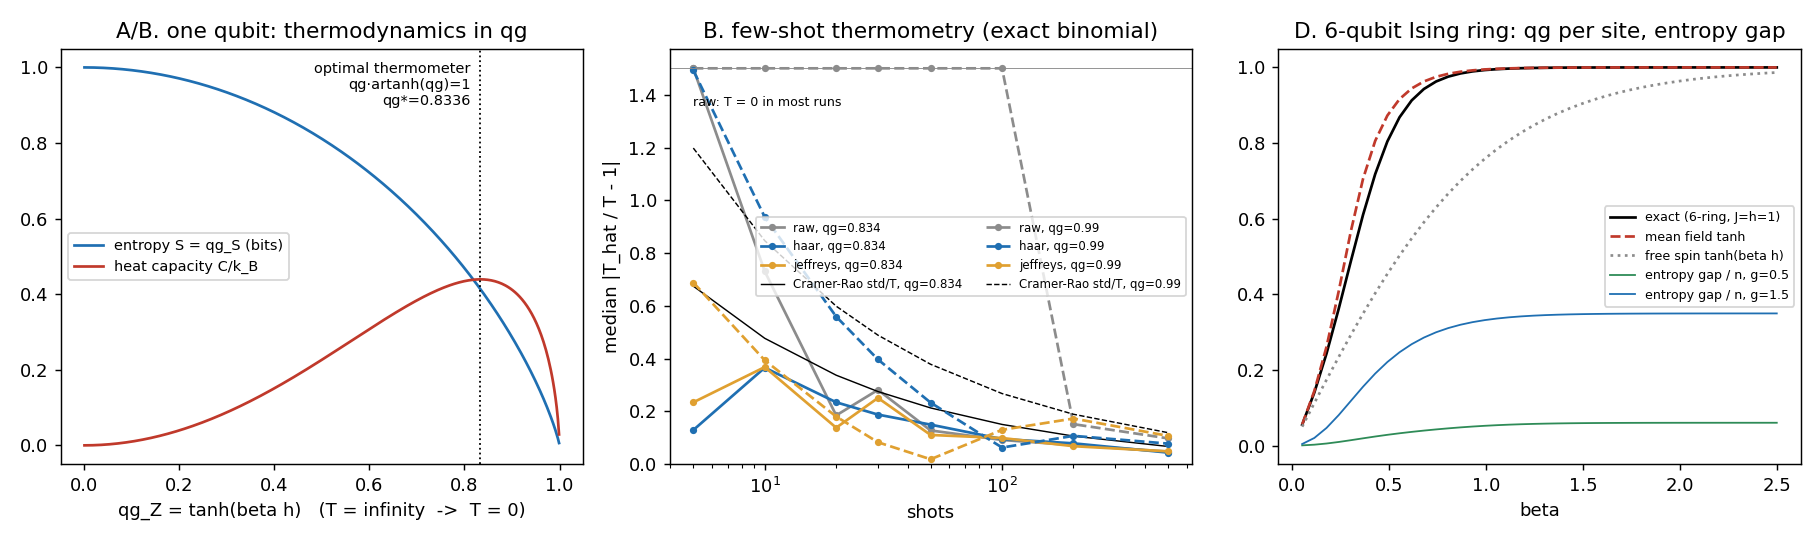

The script that drew this image:
"""
Thermal states in qg units: qg_Z = tanh(beta h).

A qubit with Hamiltonian H = -h Z in equilibrium at temperature T
(k_B = 1, beta = 1/T) is the Gibbs state rho = exp(-beta H) / Z, and its
polar qang is

    qg_Z = Tr(rho Z) = tanh(beta h).

This script checks what that identity buys, in four parts. It was
listed as "conceptual only, no advantage expected", and the results
confirm that: everything below is either an exact rewriting of
textbook thermodynamics in qg, or a comparison between two ways of
running the same qg estimate. Nothing here beats a classical method.

A. Exact thermodynamics of one qubit, written in qg alone
   (checked against exp(-beta H) computed numerically):

     energy          U   = -h qg
     entropy         S   = qg_S(qg)          (Z-basis entropy = von Neumann,
                                               because rho is diagonal in Z)
     free energy     F   = -T ln(2 / sqrt(1 - qg^2))
     heat capacity   C   = (beta h)^2 (1 - qg^2) = artanh(qg)^2 (1 - qg^2)
     preparation     theta = arccos(qg) = pi/2 - gd(beta h)   (gd = Gudermannian)

   Nernst (third law): as T -> 0, qg -> 1 and qg_S, C -> 0.

B. Thermometry. A Z measurement is an energy measurement, so it is the
   optimal measurement for a Gibbs qubit; per shot the Fisher
   information on T is F_T = C / T^2, and the best relative precision
   sqrt(N) std(T)/T >= 1/sqrt(C) is reached when C is maximal:

     d C / d(beta h) = 0   <=>   qg * artanh(qg) = 1
                         =>   qg* = 0.8336, beta h = 1.1997,
                              beta * gap = 2.3994

   the peak of the Schottky anomaly (gap ~ 2.4 k_B T), i.e. the known
   optimal operating point of a two-level thermometer (Correa et al.,
   PRL 114, 220405, 2015), here as a one-line condition on qg.

   Few shots (exact enumeration over the binomial, no Monte Carlo):
   plugging the raw frequency into T = h / artanh(qg) fails whenever
   qg_hat <= 0 (T = infinity or negative) or qg_hat = 1 (T = 0). The
   posterior median of qg under the Haar prior (uniform in qg, §15.3),
   restricted to qg > 0 (positive temperature), maps to the posterior
   median of T exactly, because T(qg) is monotone. Jeffreys' prior with
   the same restriction is the standard control.

C. Circuits and hardware. A Gibbs qubit is half of a 2-qubit pure state:
   Ry(theta) on q0, CX q0 -> q1, with cos(theta) = tanh(beta h). And the
   residual excited-state population p1 of an idle qubit is a
   temperature: qg = 1 - 2 p1 gives T_eff = h f / (2 k_B artanh(qg)).

D. Where the tanh law stops being exact: an Ising ring of 6 qubits.
   With only ZZ couplings (classical Ising, rho diagonal in Z) the
   thermodynamic entropy is exactly  sum_i qg_S_i - qg_correlation,
   the qg quantities of §7.2. A transverse field (coherence) breaks the
   identity: the Z-basis quantities only give an upper bound.

Findings (h = 1, k_B = 1; run with --figure for the plot):

  A. All identities hold to 5e-12 over beta h in [0.01, 8].
  B. Few-shot thermometry. Failure = T_hat is 0 or infinite; error =
     median |T_hat/T - 1| (failures count as infinite error), exact
     over the binomial distribution of k0:

      true qg        shots | failure: raw  Haar>0  Jeffr>0 | error: raw  Haar>0  Jeffr>0 | CR std/T
      0.8336 (opt.)    10  |          0.42  0       0      |        0.73  0.37    0.37    |  0.48
                       30  |          0.07  0       0      |        0.28  0.19    0.25    |  0.28
                      100  |          0     0       0      |        0.09  0.10    0.10    |  0.15
      0.99             10  |          0.95  0       0      |        inf   0.94    0.39    |  0.85
                       30  |          0.86  0       0      |        inf   0.40    0.08    |  0.49
                      100  |          0.61  0       0      |        inf   0.06    0.13    |  0.27

     Near the ground state the plug-in estimate says T = 0 in 61% of
     runs even with 100 shots; the restricted posteriors never fail.
     Neither prior wins everywhere (Jeffreys is better at 10-30 shots
     near qg = 1, Haar at 30 shots near qg*): the prior and the
     positivity restriction do the work, not qg. By 100 shots at qg*
     all three agree. (A median absolute error can sit below the
     Cramer-Rao bound, which is on the standard deviation.)
  C. The purification circuit reproduces tanh(beta h) within shot
     noise (20,000 shots: 0.2022 vs 0.1974, 0.7642 vs 0.7616, 0.9958
     vs 0.9951). A 5 GHz qubit with 1% residual excited population has
     qg_Z = 0.98 and T_eff = 52 mK.
  D. Classical Ising ring (J = h = 1): sum qg_S - qg_correlation equals
     the Gibbs entropy to 1e-13 at every temperature. The mean-field
     law qg = tanh(beta (h + 2 J qg)) overshoots the exact per-site qg
     by up to 0.095 (at beta = 0.38); the free-spin tanh(beta h) is far
     below both. With a transverse field g the Z-basis entropy
     overestimates the true one, and the gap grows with g and as T
     falls: at beta = 1.5, 0.36 bits for g = 0.5 and 2.1 bits for
     g = 1.5, while the true entropy is ~0.01 bits.

Honest summary: qg = tanh(beta h) is a clean coordinate for a thermal
qubit: every thermodynamic quantity and the optimal-thermometer condition
are one-line functions of it, and for diagonal (classical) Gibbs states
the qg entropy decomposition is exact. It is not a quantum advantage and
the few-shot gain comes from the prior, as in §15.3.
"""

import math
import sys

import numpy as np

from qang.core import qg_s_from_qg_z
from qang.multiqubit import qg_correlation, per_qubit_qg_z
from qang.statistics import beta_cdf, beta_ppf

H_FIELD = 1.0  # h, in units of k_B * (temperature unit)

# --------------------------------------------------------------------- #
# A. single-qubit thermodynamics in qg
# --------------------------------------------------------------------- #
Z = np.diag([1.0, -1.0])
X = np.array([[0.0, 1.0], [1.0, 0.0]])


def gibbs(hamiltonian: np.ndarray, beta: float) -> np.ndarray:
    """exp(-beta H) / Tr(...) via eigendecomposition (H Hermitian)."""
    w, v = np.linalg.eigh(hamiltonian)
    e = np.exp(-beta * (w - w.min()))
    return (v * (e / e.sum())) @ v.conj().T


def von_neumann_bits(rho: np.ndarray) -> float:
    w = np.linalg.eigvalsh(rho)
    w = w[w > 1e-15]
    return float(-(w * np.log2(w)).sum())


def qg_thermal(beta: float, h: float = H_FIELD) -> float:
    return math.tanh(beta * h)


def beta_from_qg(qg: float, h: float = H_FIELD) -> float:
    return math.atanh(qg) / h


def energy_from_qg(qg: float, h: float = H_FIELD) -> float:
    return -h * qg


def entropy_from_qg(qg: float) -> float:
    """Thermodynamic (von Neumann) entropy in bits: exactly qg_S."""
    return qg_s_from_qg_z(qg)


def free_energy_from_qg(qg: float, h: float = H_FIELD) -> float:
    return -math.log(2.0 / math.sqrt(1.0 - qg * qg)) / beta_from_qg(qg, h)


def heat_capacity_from_qg(qg: float) -> float:
    """C / k_B = (beta h)^2 (1 - qg^2); independent of h once written in qg."""
    return math.atanh(qg) ** 2 * (1.0 - qg * qg)


def gudermannian(x: float) -> float:
    return math.atan(math.sinh(x))


def preparation_angle(beta: float, h: float = H_FIELD) -> float:
    """Ry angle whose reduced state (after the purifying CX) is the Gibbs state."""
    return math.pi / 2.0 - gudermannian(beta * h)


def check_identities(betas=np.linspace(0.01, 8.0, 200), h=H_FIELD) -> float:
    """Largest deviation between the qg formulas and direct numerics."""
    worst = 0.0
    ham = -h * Z
    for b in betas:
        rho = gibbs(ham, b)
        qg = float(np.real(np.trace(rho @ Z)))
        z_part = 2.0 * math.cosh(b * h)
        u = float(np.real(np.trace(rho @ ham)))
        var_e = float(np.real(np.trace(rho @ ham @ ham))) - u * u
        exact = {
            "qg": math.tanh(b * h),
            "U": u,
            "S": von_neumann_bits(rho),
            "F": -math.log(z_part) / b,
            "C": b * b * var_e,
            "theta": math.acos(qg),
        }
        mine = {
            "qg": qg_thermal(b, h),
            "U": energy_from_qg(qg, h),
            "S": entropy_from_qg(qg),
            "F": free_energy_from_qg(qg, h),
            "C": heat_capacity_from_qg(qg),
            "theta": preparation_angle(b, h),
        }
        for k in exact:
            worst = max(worst, abs(exact[k] - mine[k]))
    return worst


# --------------------------------------------------------------------- #
# B. thermometry
# --------------------------------------------------------------------- #
def optimal_probe_qg(tol: float = 1e-14) -> float:
    """Root of qg * artanh(qg) = 1 on (0, 1): maximal heat capacity."""
    lo, hi = 0.5, 1.0 - 1e-15
    while hi - lo > tol:
        mid = 0.5 * (lo + hi)
        if mid * math.atanh(mid) < 1.0:
            lo = mid
        else:
            hi = mid
    return 0.5 * (lo + hi)


def relative_cramer_rao(qg: float, n_shots: int) -> float:
    """Lower bound on std(T_hat)/T from N Z-shots on a Gibbs qubit."""
    return 1.0 / math.sqrt(n_shots * heat_capacity_from_qg(qg))


def _t_from_qg(qg: float, h: float = H_FIELD) -> float:
    if qg >= 1.0:
        return 0.0
    if qg <= 0.0:
        return math.inf
    return h / math.atanh(qg)


def estimate_temperature(k0: int, n_shots: int, method: str, h: float = H_FIELD) -> float:
    """T_hat from k0 outcomes '0' in n_shots Z-shots.

    raw       plug-in frequency qg = 2 k0/N - 1  (may give 0 or infinity)
    haar      posterior median, uniform prior on qg (= Haar), restricted to qg > 0
    jeffreys  posterior median, Jeffreys prior Beta(1/2, 1/2), restricted to qg > 0
    """
    if method == "raw":
        return _t_from_qg(2.0 * k0 / n_shots - 1.0, h)
    a0 = {"haar": 1.0, "jeffreys": 0.5}[method]
    a, b = k0 + a0, n_shots - k0 + a0
    # Median of the posterior restricted to p0 > 1/2 (qg > 0). Written with
    # the mirrored Beta(b, a) for 1 - p0, so the tail mass never underflows
    # to 1 - 1: P(1 - p0 < 1 - p_med) = P(1 - p0 < 1/2) / 2.
    tail = beta_cdf(0.5, b, a)
    p_med = 1.0 - beta_ppf(0.5 * tail, b, a)
    p_med = min(max(p_med, 0.5 + 1e-12), 1.0 - 1e-15)
    return _t_from_qg(2.0 * p_med - 1.0, h)


def thermometry_table(qg_true: float, n_shots: int, methods=("raw", "haar", "jeffreys")) -> dict:
    """Exact (binomial-enumerated) failure rate and median relative error."""
    p0 = 0.5 * (1.0 + qg_true)
    t_true = _t_from_qg(qg_true)
    ks = np.arange(n_shots + 1)
    log_pmf = np.array([math.lgamma(n_shots + 1) - math.lgamma(k + 1) - math.lgamma(n_shots - k + 1)
                        for k in ks])
    with np.errstate(divide="ignore"):
        log_pmf = log_pmf + ks * np.log(p0) + (n_shots - ks) * np.log1p(-p0)
    pmf = np.exp(log_pmf)
    pmf /= pmf.sum()
    out = {}
    for m in methods:
        t_hat = np.array([estimate_temperature(int(k), n_shots, m) for k in ks])
        fail = (t_hat == 0.0) | ~np.isfinite(t_hat)
        rel = np.where(fail, np.inf, np.abs(t_hat / t_true - 1.0))
        order = np.argsort(rel)
        cdf = np.cumsum(pmf[order])
        median = float(rel[order][np.searchsorted(cdf, 0.5)])
        out[m] = {"failure": float(pmf[fail].sum()), "median_rel_error": median}
    out["cramer_rao"] = relative_cramer_rao(qg_true, n_shots)
    return out


# --------------------------------------------------------------------- #
# C. circuits and hardware
# --------------------------------------------------------------------- #
def thermal_purification_circuit(beta: float, h: float = H_FIELD):
    """2-qubit pure state whose q0 marginal is the Gibbs state of -h Z."""
    from qiskit import QuantumCircuit

    qc = QuantumCircuit(2, 1)
    qc.ry(preparation_angle(beta, h), 0)
    qc.cx(0, 1)
    qc.measure(0, 0)
    return qc


def sampled_qg(beta: float, shots: int = 20000, seed: int = 7, h: float = H_FIELD) -> float:
    from qiskit_aer import AerSimulator

    counts = AerSimulator(seed_simulator=seed).run(thermal_purification_circuit(beta, h),
                                                   shots=shots).result().get_counts()
    return (counts.get("0", 0) - counts.get("1", 0)) / shots


PLANCK_OVER_KB_K_PER_GHZ = 6.62607015e-34 * 1e9 / 1.380649e-23  # h*f/k_B in kelvin for f = 1 GHz


def effective_temperature_mK(qg: float, f_ghz: float) -> float:
    """Qubit temperature from its idle qg_Z, for a transition at f_ghz.
    Here the gap is h f = 2 h_field, so T = h f / (2 k_B artanh(qg))."""
    if qg >= 1.0:
        return 0.0
    if qg <= 0.0:
        return math.inf
    return 1e3 * PLANCK_OVER_KB_K_PER_GHZ * f_ghz / (2.0 * math.atanh(qg))


# --------------------------------------------------------------------- #
# D. Ising ring: where tanh and the qg entropy decomposition stop being exact
# --------------------------------------------------------------------- #
def _site_op(op: np.ndarray, i: int, n: int) -> np.ndarray:
    out = np.array([[1.0]])
    for k in range(n):
        out = np.kron(out, op if k == i else np.eye(2))
    return out


def ising_ring(n: int, j: float, h: float, g: float = 0.0) -> np.ndarray:
    """H = -J sum Z_i Z_{i+1} - h sum Z_i - g sum X_i on a ring."""
    zs = [_site_op(Z, i, n) for i in range(n)]
    ham = -h * sum(zs) - j * sum(zs[i] @ zs[(i + 1) % n] for i in range(n))
    if g:
        ham = ham - g * sum(_site_op(X, i, n) for i in range(n))
    return ham


def mean_field_qg(beta: float, j: float, h: float, coordination: int = 2) -> float:
    """Curie-Weiss self-consistency qg = tanh(beta (h + z J qg)), by iteration."""
    qg = 1.0
    for _ in range(10000):
        new = math.tanh(beta * (h + coordination * j * qg))
        if abs(new - qg) < 1e-14:
            break
        qg = new
    return qg


def ising_row(beta: float, n: int = 6, j: float = 1.0, h: float = H_FIELD, g: float = 0.0) -> dict:
    rho = gibbs(ising_ring(n, j, h, g), beta)
    qg_site = float(np.mean(per_qubit_qg_z(rho, n)))
    s_true = von_neumann_bits(rho)
    s_qg = n * qg_s_from_qg_z(qg_site) - qg_correlation(rho, n)
    return {
        "qg_exact": qg_site,
        "qg_free": math.tanh(beta * h),
        "qg_mean_field": mean_field_qg(beta, j, h),
        "S_true": s_true,
        "S_qg": s_qg,
        "gap_bits": s_qg - s_true,
    }


# --------------------------------------------------------------------- #
def make_figure(path: str) -> None:
    import matplotlib

    matplotlib.use("Agg")
    import matplotlib.pyplot as plt

    fig, ax = plt.subplots(1, 3, figsize=(14, 4.2))

    q = np.linspace(0.001, 0.999, 400)
    c = np.array([heat_capacity_from_qg(x) for x in q])
    s = np.array([entropy_from_qg(x) for x in q])
    qs = optimal_probe_qg()
    ax[0].plot(q, s, color="#1f6fb2", label="entropy S = qg_S (bits)")
    ax[0].plot(q, c, color="#c0392b", label="heat capacity C/k_B")
    ax[0].axvline(qs, color="k", ls=":", lw=1)
    ax[0].text(qs - 0.02, 0.9, f"optimal thermometer\nqg·artanh(qg)=1\nqg*={qs:.4f}", ha="right", fontsize=8)
    ax[0].set_xlabel("qg_Z = tanh(beta h)   (T = infinity  ->  T = 0)")
    ax[0].set_title("A/B. one qubit: thermodynamics in qg")
    ax[0].legend(fontsize=8, loc="center left")

    shots = [5, 10, 20, 30, 50, 100, 200, 500]
    colors = {"raw": "#8c8c8c", "haar": "#1f6fb2", "jeffreys": "#e0a030"}
    clip = 1.5
    for qg_true, ls in ((qs, "-"), (0.99, "--")):
        rows = [thermometry_table(qg_true, n) for n in shots]
        for m in ("raw", "haar", "jeffreys"):
            ax[1].plot(shots, [min(r[m]["median_rel_error"], clip) for r in rows], ls, color=colors[m],
                       marker="o", ms=3, label=f"{m}, qg={qg_true:.3g}")
        ax[1].plot(shots, [r["cramer_rao"] for r in rows], ls, color="k", lw=0.8,
                   label=f"Cramer-Rao std/T, qg={qg_true:.3g}")
    ax[1].axhline(clip, color="#8c8c8c", lw=0.5)
    ax[1].text(5, clip * 0.93, "raw: T = 0 in most runs", fontsize=7, va="top")
    ax[1].set_xscale("log")
    ax[1].set_ylim(0, clip * 1.05)
    ax[1].set_xlabel("shots")
    ax[1].set_ylabel("median |T_hat / T - 1|")
    ax[1].set_title("B. few-shot thermometry (exact binomial)")
    ax[1].legend(fontsize=6.5, ncol=2)

    betas = np.linspace(0.05, 2.5, 40)
    rows = [ising_row(b) for b in betas]
    ax[2].plot(betas, [r["qg_exact"] for r in rows], color="k", label="exact (6-ring, J=h=1)")
    ax[2].plot(betas, [r["qg_mean_field"] for r in rows], "--", color="#c0392b", label="mean field tanh")
    ax[2].plot(betas, [r["qg_free"] for r in rows], ":", color="#8c8c8c", label="free spin tanh(beta h)")
    for g, col in ((0.5, "#2e8b57"), (1.5, "#1f6fb2")):
        gap = [ising_row(b, g=g)["gap_bits"] for b in betas]
        ax[2].plot(betas, np.array(gap) / 6, color=col, lw=1, label=f"entropy gap / n, g={g}")
    ax[2].set_xlabel("beta")
    ax[2].set_title("D. 6-qubit Ising ring: qg per site, entropy gap")
    ax[2].legend(fontsize=7)
    fig.tight_layout()
    fig.savefig(path, dpi=130)


if __name__ == "__main__":
    print(f"A. max deviation of the qg identities: {check_identities():.2e}")
    qs = optimal_probe_qg()
    print(f"B. optimal probe qg* = {qs:.4f}, beta h = {math.atanh(qs):.4f}, beta*gap = {2 * math.atanh(qs):.4f}")
    for qg_true in (qs, 0.99):
        print(f"   true qg = {qg_true:.4f}")
        for n in (10, 30, 100):
            r = thermometry_table(qg_true, n)
            print(f"   N={n:4d} fail " + " ".join(f"{m}={r[m]['failure']:.3f}" for m in ("raw", "haar", "jeffreys"))
                  + " | median rel err " + " ".join(f"{m}={r[m]['median_rel_error']:.3f}"
                                                   for m in ("raw", "haar", "jeffreys"))
                  + f" | CR bound {r['cramer_rao']:.3f}")
    try:
        for b in (0.2, 1.0, 3.0):
            print(f"C. beta={b}: tanh={math.tanh(b):.4f} sampled={sampled_qg(b):.4f}")
    except ImportError:
        print("C. (qiskit-aer not installed: skipping the circuit check)")
    print(f"C. 5 GHz qubit, p1 = 1%: qg = 0.98, T_eff = {effective_temperature_mK(0.98, 5.0):.1f} mK")
    for g in (0.0, 0.5, 1.5):
        for b in (0.3, 0.6, 1.5):
            r = ising_row(b, g=g)
            print(f"D. g={g} beta={b}: qg exact {r['qg_exact']:.4f} mean-field {r['qg_mean_field']:.4f} "
                  f"free {r['qg_free']:.4f} | S true {r['S_true']:.4f} S_qg {r['S_qg']:.4f} gap {r['gap_bits']:+.2e}")
    if "--figure" in sys.argv:
        make_figure(__file__.replace(".py", ".png"))
